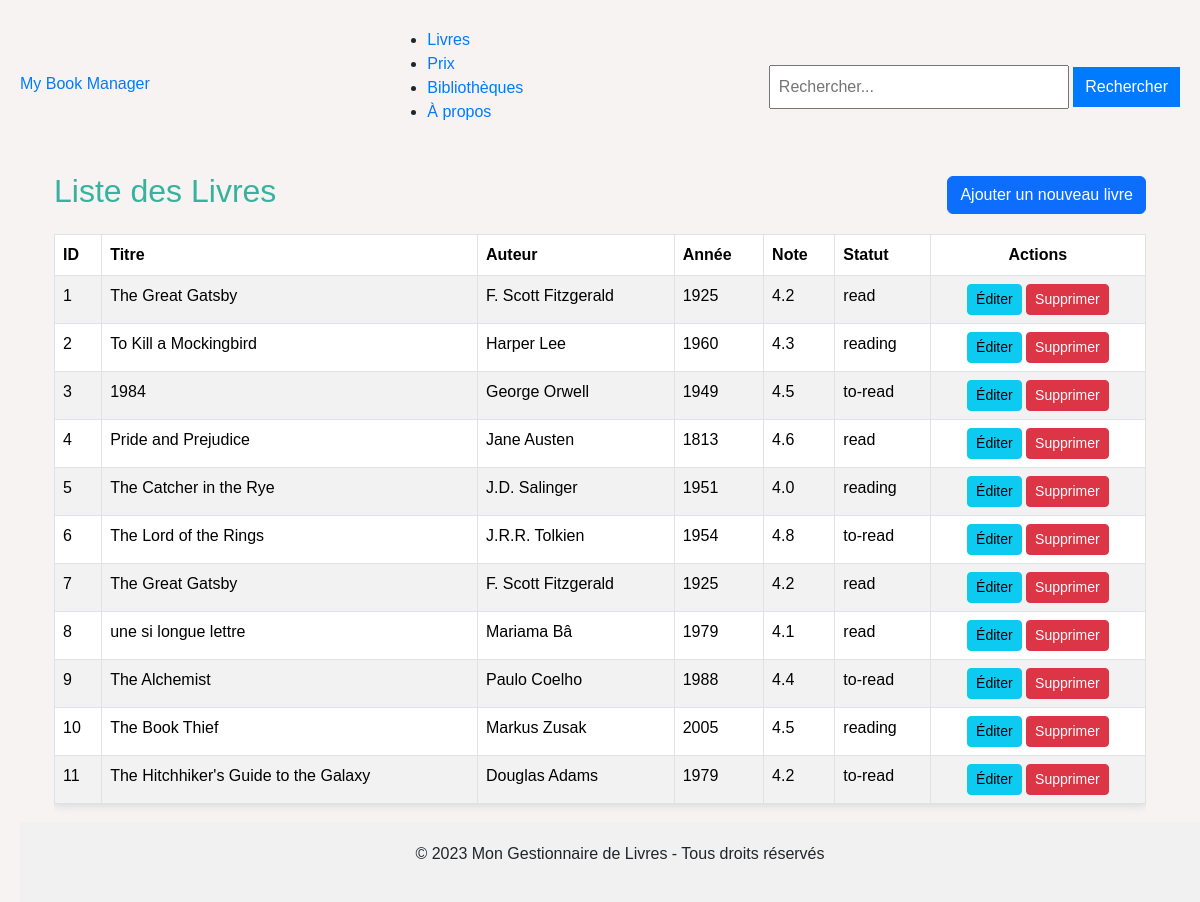
Before: /books with the older database file.
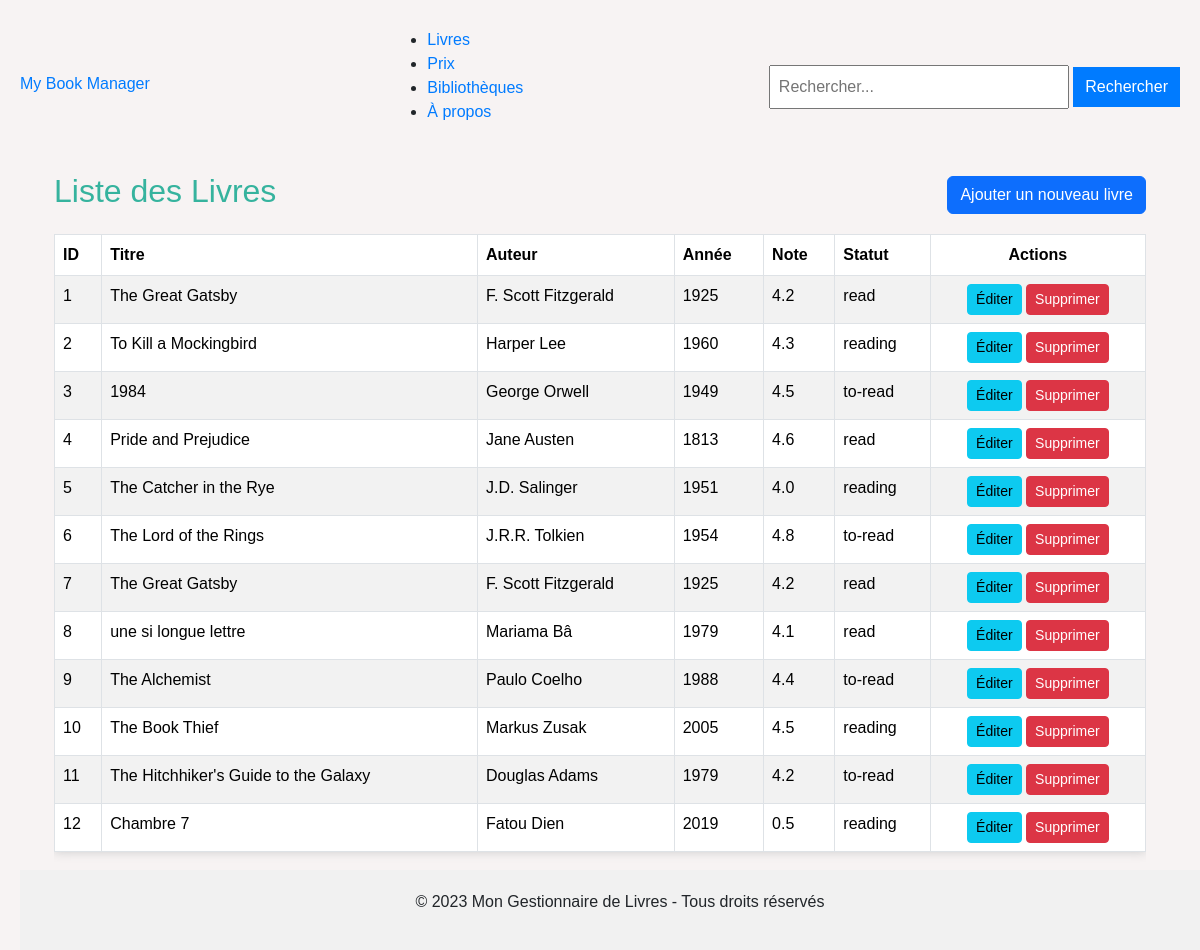
After: the same page with the newer database file.
### tables this page shows
CREATE TABLE books(
                   id INTEGER PRIMARY KEY AUTOINCREMENT,
                   title TXT NOT NULL,
                   author TXT NOT NULL,
                   year INTEGER,
                   rating REAL,
                   status TXT NOT NULL
                   );

### app.py (the view)
@app.route('/books')
def list_books():
    books = execute_query('SELECT * FROM books', fetch_all=True)
    return render_template('books/books.html', books=books)

### app.py (called while the page is built)
def get_db_connection():
    db = getattr(g, '_database', None)
    if db is None:
        db = g._database = sqlite3.connect(DATABASE)
        db.row_factory = sqlite3.Row
    return db

@app.teardown_appcontext
def close_connection(exception):
    db = getattr(g, '_database', None)
    if db is not None:
        db.close()

def execute_query(query, params=None, fetch_all=False):
    conn = get_db_connection()
    cursor = conn.cursor()
    try:
        if params:
            cursor.execute(query, params)
        else:
            cursor.execute(query)
        if fetch_all:
            return cursor.fetchall()
        conn.commit()
        return True
    except sqlite3.Error as e:
        print(f"Erreur lors de l'exécution de la requête : {e}")
        conn.rollback()
        return False

### templates/books/books.html (shortened to what this page needs)
{% extends 'layout.html' %}
{% block content %}
<main class="container mt-4">
    <div class="d-flex justify-content-between align-items-center mb-3">
        <h2>Liste des Livres</h2>
        <a href="{{ url_for('add_book') }}" class="btn btn-primary">
            Ajouter un nouveau livre
        </a>
    </div>
    {% if books %}
    <div class="table-responsive">
        <table class="table table-striped table-bordered">
            <thead class="thead-dark">
                <tr>
                    <th scope="col">ID</th>
                    <th scope="col">Titre</th>
                    <th scope="col">Auteur</th>
                    <th scope="col">Année</th>
                    <th scope="col">Note</th>
                    <th scope="col">Statut</th>
                    <th scope="col" class="text-center">Actions</th>
                </tr>
            </thead>
            <tbody>
                {% for book in books %}
                <tr>
                    <td>{{ book.id }}</td>
                    <td>{{ book.title }}</td>
                    <td>{{ book.author }}</td>
                    <td>{{ book.year }}</td>
                    <td>{{ book.rating }}</td>
                    <td>{{ book.status }}</td>
                    <td class="text-center">
                        <a href="{{ url_for('edit_book', id=book.id) }}" class="btn btn-sm btn-info" aria-label="Éditer le livre {{ book.title }}">
                            Éditer
                        </a>
                        <a href="{{ url_for('delete_book', id=book.id) }}" class="btn btn-sm btn-danger" aria-label="Supprimer le livre {{ book.title }}" onclick="return confirm('Êtes-vous sûr de vouloir supprimer ce livre ?');">
                            Supprimer
                        </a>
                    </td>
                </tr>
                {% endfor %}
            </tbody>
        </table>
    </div>
    {% else %}
    <div class="alert alert-info" role="alert">
        <p>Aucun livre n'a été trouvé.</p>
    </div>
    {% endif %}
    <div class="mt-4">
        <a href="{{ url_for('home') }}" class="btn btn-secondary">Retour à l'accueil</a>
    </div>
</main>
{% endblock %}

Changed rows visible on the page:
added books: id "12", title "Chambre 7", author "Fatou Dien", year "2019", rating "0.5", status "reading"
